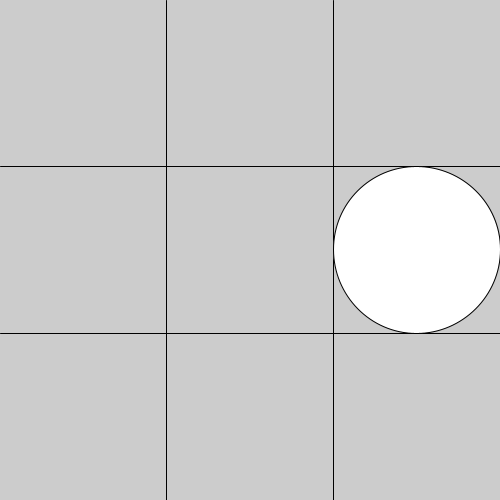
Frame 1 (no input)
Frame 60 (the mouse pressed at the canvas centre just before this capture): identical to frame 1, image omitted
Frame 120 (the mouse held since frame 60 and released just before this capture): identical to frame 1, image omitted

The Processing sketch that drew this single still picture (run headless with seeded random() and noise(); from frame 60 on, the mouse is pressed at the canvas centre):

// Processing sketch: tic_tac_toe
// ── tic_tac_toe.pde
void setup() {
  size(500, 500);
  gameboard();
}

void draw() {
  if(user_turn == false){
    computer_play();
    println(computer_turn, " ", user_turn);
  }
  else if(computer_turn == false && key > 0){
      keyPressed();
      println(computer_turn, " ", user_turn);
    }
    else{
    }
  }

// ── board.pde
void keyPressed(){
// keyCode -- key 0 == 48 ; key 8 == 56 ------ for keyCode
//User input

  if (int(key) == 48){
    if(slot_1 == true){
      X(0, 0, oneThird, oneThird);
      X(oneThird, 0, 0, oneThird);
      slot_1 = false;
      computer_turn = true;
      user_turn = false;
      key = 0;
    }
    else{
      println("This slot is already taken, please select an open slot");
    }
  }
  else if(int(key) == 49){
    if(slot_2 == true){
      X(oneThird, 0, twoThirds, oneThird);
      X(oneThird, oneThird, twoThirds, 0);
      slot_2 = false;
      computer_turn = true;
      user_turn = false;
      key = 0;
  }
  else{
    println("This slot is already taken, please select an open slot");
  }
  }
  else if(int(key) == 50){
    if(slot_3 == true){
      X(twoThirds, 0, 500, oneThird);
      X(twoThirds, oneThird, 500, 0);
      slot_3 = false;
      computer_turn = true;
      user_turn = false;
      key = 0;
    }
    else{
      println("This slot is already taken, please select an open slot");
    }
  }
  else if(int(key) == 51){
    if(slot_4 == true){
      X(0, oneThird, oneThird, twoThirds);
      X(0, twoThirds, oneThird, oneThird);
      slot_4 = false;
      computer_turn = true;
      user_turn = false;
      key = 0;
    }
    else{
      println("This slot is already taken, please select an open slot");
    }
  }
  else if(int(key) == 52){
    if(slot_5 == true){
      X(oneThird, oneThird, twoThirds, twoThirds);
      X(oneThird, twoThirds, twoThirds, oneThird);
      slot_5 = false;
      computer_turn = true;
      user_turn = false;
      key = 0;
    }
    else{
      println("This slot is already taken, please select an open slot");
    }
  }
  else if(int(key) == 53){
    if(slot_6 == true){
      X(twoThirds, oneThird, 500, twoThirds);
      X(twoThirds, twoThirds, 500, oneThird);
      slot_6 = false;
      computer_turn = true;
      user_turn = false;
      key = 0;
    }
    else{
      println("This slot is already taken, please select an open slot");
    }
  }
  else if(int(key) == 54){
    if(slot_7 == true){
      X(0, twoThirds, oneThird, 500);
      X(0, 500, oneThird, twoThirds);
      slot_7 = false;
      computer_turn = true;
      user_turn = false;
      key = 0;
    }
    else{
      println("This slot is already taken, please select an open slot");
    }
  }
  else if(int(key) == 55){
    if(slot_8 == true){
      X(oneThird, twoThirds, twoThirds, 500);
      X(oneThird, 500, twoThirds, twoThirds);
      slot_8 = false;
      computer_turn = true;
      user_turn = false;
      key = 0;
    }
    else{
      println("This slot is already taken, please select an open slot");
    }
  }
  else if(int(key) == 56){
    if(slot_9 == true){
      X(twoThirds, twoThirds, 500, 500);
      X(twoThirds, 500, 500, twoThirds);
      slot_9 = false;
      computer_turn = true;
      user_turn = false;
      key = 0;
    }
    else{
      println("This slot is already taken, please select an open slot");
    }
  }
  else{
    keyPressed();
  }
  }
  
void computer_play(){
  int computer_gen = int(random(0,9));
  println(computer_gen);
  if(computer_gen == 0){
    if(slot_1 == true){
      Circle(oneSixth, oneSixth, oneThird);
      slot_1 = false;
      computer_turn = false;
      user_turn = true;
    }
    else{
   
  }
  }
  else if(computer_gen == 1){
    if(slot_2 == true){
      Circle(250, oneSixth, oneThird);
      slot_2 = false;
      computer_turn = false;
      user_turn = true;
    }
    else{}
  }
  else if(computer_gen == 2){
    if(slot_3 == true){
      Circle(fiveSixths, oneSixth, oneThird);
      slot_3 = false;
      computer_turn = false;
      user_turn = true;
    }
    else{
    
  }
  }
  else if(computer_gen == 3){
    if(slot_4 == true){
      Circle(oneSixth, 250, oneThird);
      slot_4 = false;
      computer_turn = false;
      user_turn = true;
    }
    else{
      
  }
  }
  else if(computer_gen == 4){
    if(slot_5 == true){
      Circle(250, 250, oneThird);
      slot_5 = false;
      computer_turn = false;
      user_turn = true;
    }
    else{
    
  }
  }
  else if(computer_gen == 5){
    if(slot_6 == true){
      Circle(fiveSixths, 250, oneThird);
      slot_6 = false;
      computer_turn = false;
      user_turn = true;
    }
    else{
    
  }
  }
  else if(computer_gen == 6){
    if(slot_7 == true){
      Circle(oneSixth, fiveSixths, oneThird);
      slot_7 = false;
      computer_turn = false;
      user_turn = true;
    }
    else{
      
  }
  }
  else if (computer_gen == 7){
    if(slot_8 == true){
      Circle(250, fiveSixths, oneThird);
      slot_8 = false;
      computer_turn = false;
      user_turn = true;
    }
    else{}
  }
  else if(computer_gen == 8){
    if(slot_9 == true){
      Circle(fiveSixths, fiveSixths, oneThird);
      slot_9 = false;
      computer_turn = false;
      user_turn = true;
    }
    else{
  }
  }
  else{
    computer_play();
  }
}

// ── constants.pde
private float oneThird = 166.666666667;
private float twoThirds = oneThird*2;
private float oneSixth = oneThird/2;
private float fiveSixths = oneSixth*5;

private boolean slot_1 = true;
private boolean slot_2 = true;
private boolean slot_3 = true;
private boolean slot_4 = true;
private boolean slot_5 = true;
private boolean slot_6 = true;
private boolean slot_7 = true;
private boolean slot_8 = true;
private boolean slot_9 = true;

private boolean computer_turn = true;
private boolean user_turn = false;

// ── shapes.pde
void gameboard(){
  line(oneThird, 0, oneThird, 500);
  line(twoThirds, 0, twoThirds, 500);
  line(0, oneThird, 500, oneThird);
  line(0, twoThirds, 500, twoThirds);
}

void X(float startX, float startY, float endX, float endY){
  line(startX, startY, endX, endY);
}

void Circle(float centerX, float centerY, float radius){
  circle(centerX, centerY, radius);
}
